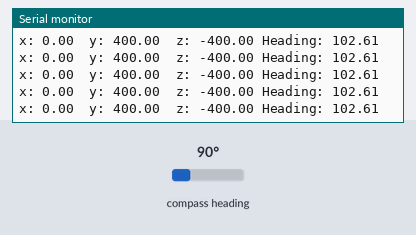
A sketch run on a simulated Arduino Uno, built with avr-gcc and run on an emulated ATmega328P. On the bench: the last lines printed to the serial monitor. Wiring (inferred from the names in the program): HMC5883L compass at I2C address 0x1E. The test bench sets the inputs (shaded band); at power-on: compass heading 90°.

Above: at 1.2 s.
1.3 s: compass heading set to 7°
At 1.7 s:
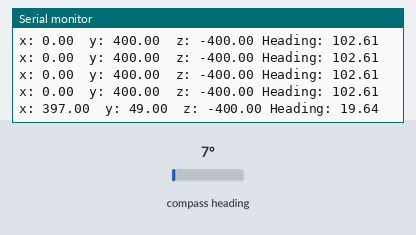
2.8 s: compass heading set to 180°
At 2.97 s:
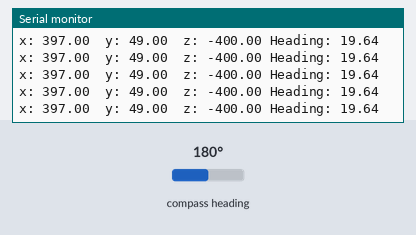
Timing chart, 0 to 5.8 s (numbered marks = the images above; inputs shaded):
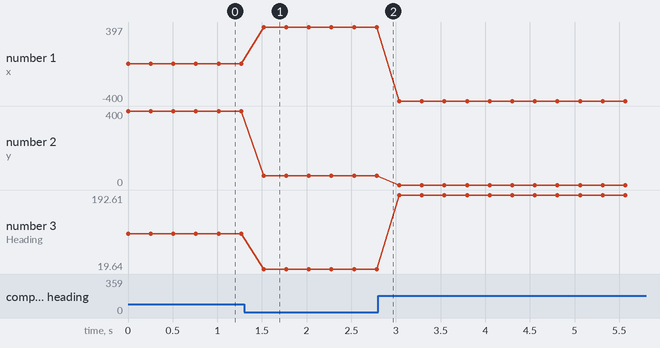

Measured:
- after the input at 1.3 s, the serial monitor: prints a new line after 0.22 s (image 1)
- plotted number 1: 0 → 397 after the input at 1.3 s
- plotted number 2: 400 → 49 after the input at 1.3 s
- plotted number 3: 102.61 → 19.64 after the input at 1.3 s, 19.64 → 192.61 after the input at 2.8 s

The sketch:

hmc5883.ino
```cpp
#include <math.h>

#define SENSORS_GAUSS_TO_MICROTESLA (100)

static float _hmc5883_Gauss_LSB_XY = 1100.0F;  // Varies with gain
static float _hmc5883_Gauss_LSB_Z  = 980.0F;   // Varies with gain
static int address = 0x1E; //0011110b, I2C 7bit address of HMC5883

void setup(){
    Serial.begin(9600);
    Wire.begin();

    Wire.beginTransmission(address);
    Wire.write(0x02);
    Wire.write(0x00);
    Wire.endTransmission();
}

void loop(){
    float x,y,z;

    Wire.beginTransmission(address);
    Wire.write(0x03);
    Wire.endTransmission();

    Wire.requestFrom(address, 6);
    if(6<=Wire.available()){
        uint8_t xhi = Wire.read();
        uint8_t xlo = Wire.read();
        uint8_t zhi = Wire.read();
        uint8_t zlo = Wire.read();
        uint8_t yhi = Wire.read();
        uint8_t ylo = Wire.read();

        x = (int16_t)(xlo | ((int16_t)xhi << 8));
        y = (int16_t)(ylo | ((int16_t)yhi << 8));
        z = (int16_t)(zlo | ((int16_t)zhi << 8));
    }

    float heading = atan2(y, x);
    float declinationAngle = 0.22;

    heading += declinationAngle;

    if(heading < 0)
        heading += 2 * M_PI;

    if(heading > 2 * M_PI)
        heading -= 2 * M_PI;

    float headingDegrees = heading * 180/ M_PI;

    Serial.print("x: ");
    Serial.print(x);
    Serial.print("  y: ");
    Serial.print(y);
    Serial.print("  z: ");
    Serial.print(z);
    Serial.print(" Heading: ");
    Serial.println(headingDegrees);

    delay(250);
}
```
